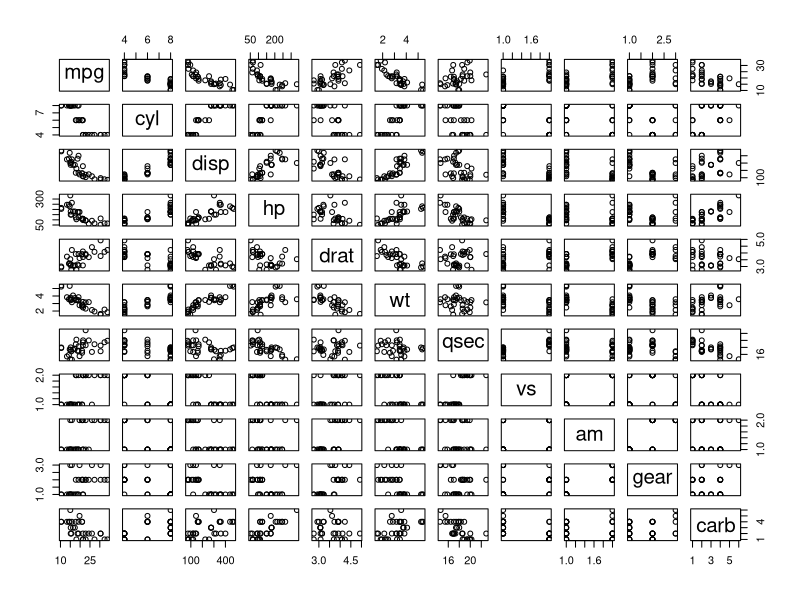
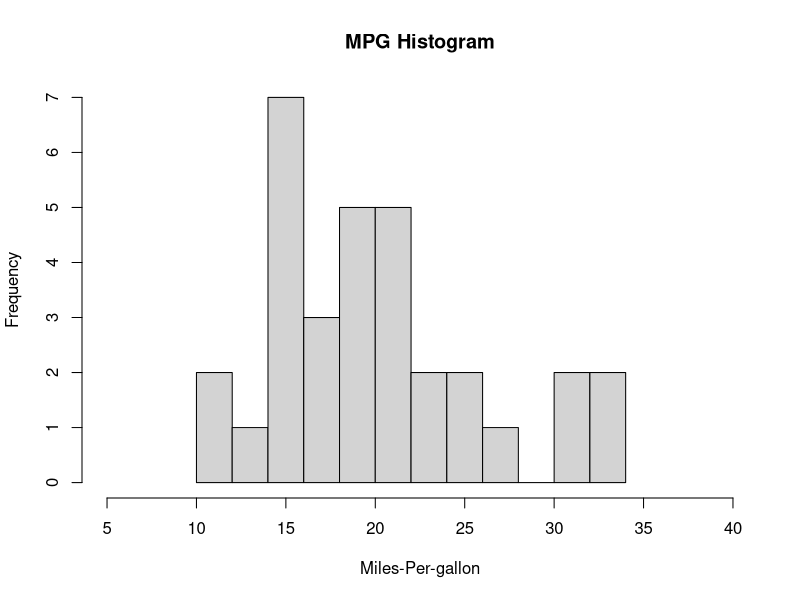
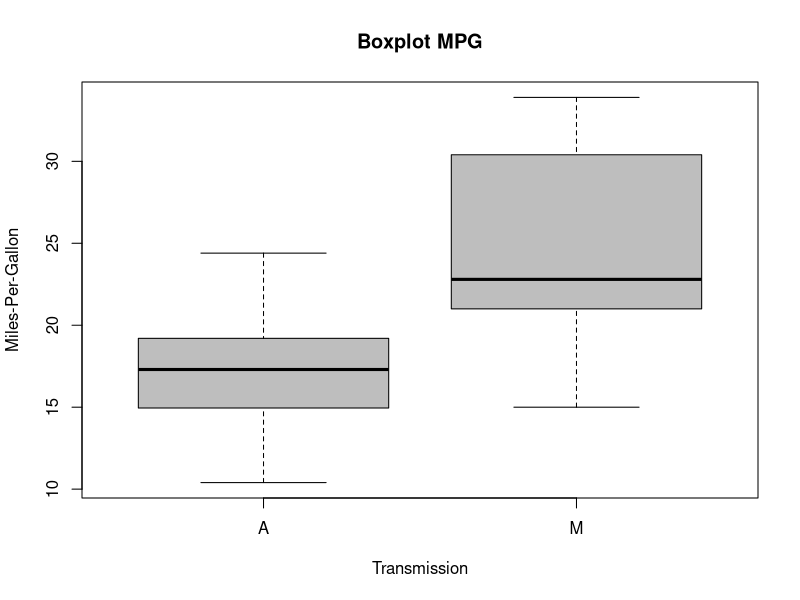

These figures' R source, in order:
## ---- chunk 1
sessionInfo()
## ---- chunk 2
library(datasets)
data("mtcars")
head(mtcars)  
## ---- chunk 3
rm(list = ls()); data("mtcars"); any(is.na(mtcars)); head(mtcars,5)
## ---- chunk 4
data("mtcars")
mtcars$vs <- factor(mtcars$vs, labels = c("V", "S")); mtcars$am <- factor(mtcars$am, labels = c("A", "M")); mtcars$gear <- factor(mtcars$gear); mtcars$carb <- factor(mtcars$carb)
str(mtcars); head(mtcars)
## ---- chunk 5
pairs(mpg ~ ., data = mtcars)
## ---- chunk 6
data("mtcars"); require(ggplot2); require(dplyr);
hist(mtcars$mpg, breaks=15, xlab = "Miles-Per-gallon", main = "MPG Histogram", xlim = range(5:40))
## ---- chunk 7
boxplot(mpg ~ am, data = mtcars, col = (c("grey","grey")), ylab = "Miles-Per-Gallon", xlab = "Transmission", main =  "Boxplot MPG")
## ---- chunk 8
#qqPlot(fit?, main="Q-Q plot")
## ---- chunk 9

## ---- chunk 10
#plot(resid(fit?))
#abline(h=0)
## ---- chunk 11
# To be decided

